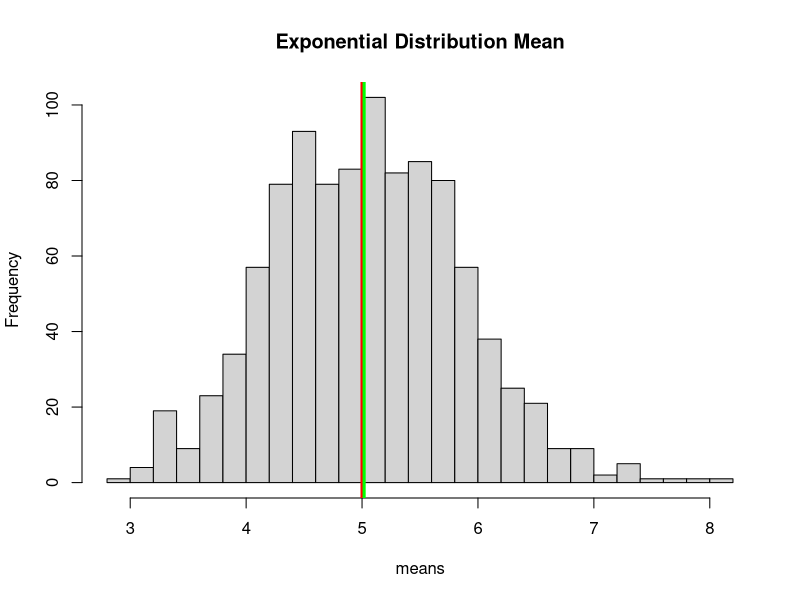
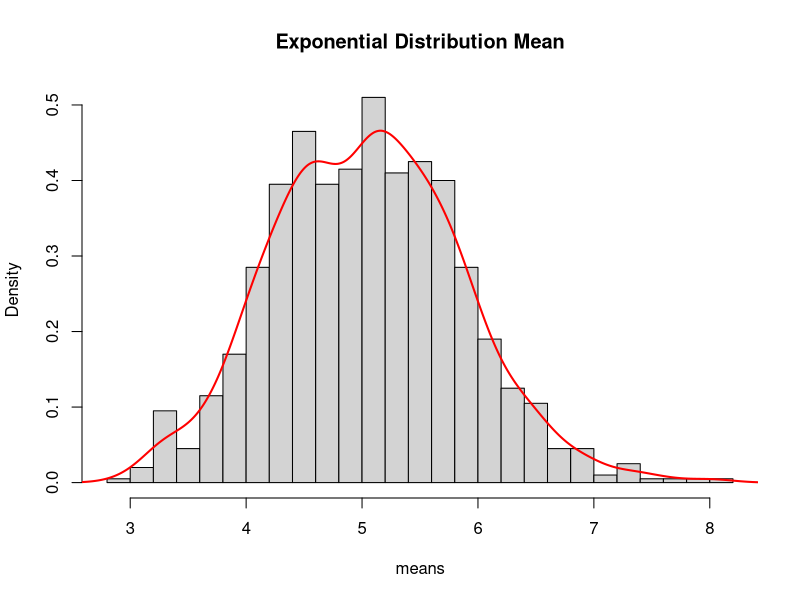

Write R code to recreate these figures, in order.
## ---- chunk 1
set.seed(12345678) #Set the seed for reproducibility 
lambda <- 0.2 #Given value of lambda
n <- 40 #number of exponentials
sim_num <- 1000 #number of simuations
## ---- chunk 2
#Conduct expoential distribution and check for its mean
exp_dist <- matrix(rexp(n*sim_num, lambda), sim_num)
exp_means <- rowMeans(exp_dist)
## ---- chunk 3
means <- NULL
for (i in 1: sim_num)means <- c(means, mean(rexp(n, lambda)))
## ---- chunk 4
##Sample mean vs. theoretical mean
mu <- 1/lambda
mu #Theoretical mean

sample_mn <- mean(exp_means)
sample_mn #Mean of sample means
## ---- chunk 5
hist(means, main= "Exponential Distribution Mean", breaks = 30)
abline(v=mu, col="red",lwd=3)
abline(v=sample_mn, col="green", lwd=3)
## ---- chunk 6
##Sample variance (and std. dev.) vs. theoretical variance (and std.dev.)
var <- (1/lambda)^2/n
var #Theoretical variance
sigma <- 1/lambda/sqrt(n)
sigma #theoretical standard deviation 

sample_var <- var(exp_means)
sample_var #sample variance
sample_sd <- sd(exp_means)
sample_sd #sample standard deviation
## ---- chunk 7
hist(means, prob=TRUE, main= "Exponential Distribution Mean", breaks = 30)
lines(density(means), lwd=2, col="red")
